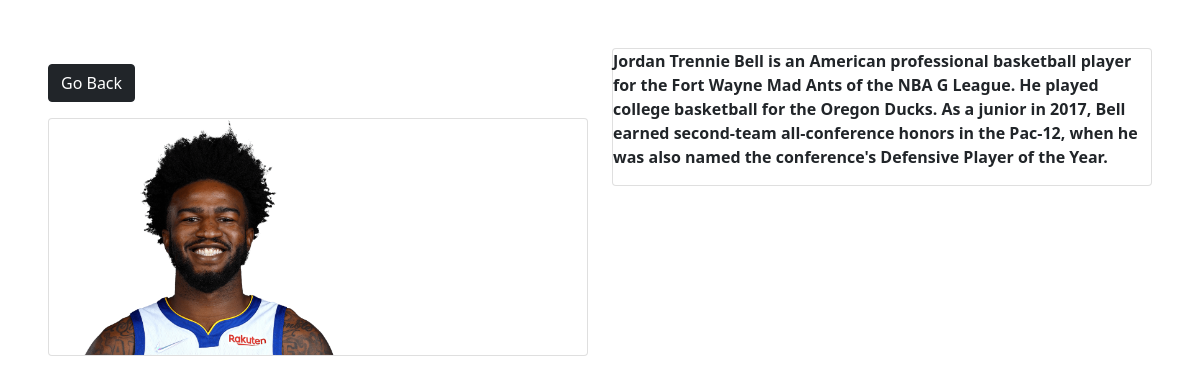
Screenshot of /photo/19/ with the database file from the repository.
### photos/models.py (models this page shows, shortened)
class Photo(models.Model):
    category = models.ForeignKey(Category, on_delete=models.SET_NULL, null=True, blank=True)
    image = models.ImageField(null=False, blank=False)
    description = models.TextField()

### photos/views.py (the view)
# urls.py: path('photo/<str:pk>/', views.viewPhoto, name='photo'), # photo/<str:pk>/ to get photo by id or primary key
def viewPhoto(request, pk):
    photo = Photo.objects.get(id=pk) # get...bcos we are not capturing everything
    return render(request, 'photos/photo.html', {'photo': photo})

### photos/templates/photos/photo.html (shortened to what this page needs)
<!DOCTYPE html>
<html>
<head>
    <link href="https://cdn.jsdelivr.net/npm/bootstrap@5.0.0-beta1/dist/css/bootstrap.min.css" rel="stylesheet"
>
</head>
<body class="m-5">
    <div class="row">
        <div class="col-md-6">
            <a href="{% url 'gallery' %}" class="btn btn-dark my-3">Go Back</a>
            <div class="card">
                <img style="max-width: 60%; max-height: 60%;" src="{{photo.image.url}}" alt="Card image cap">
            </div>
        </div>
        <div class="col-md-6">
            <div class="card">
                <p> <strong> {{photo.description}} </strong></p>
            </div>
        </div>
    </div>
</body>
</html>

### rows the page displays
Photo: image (picture), description "Jordan Trennie Bell is an American professional basketball player for the Fort Wayne Mad Ants of the NBA G League. He played college basketball for the Oregon Ducks. As a junior in 2017, Bell earned second-team all-conference honors in the Pac-12, when he was also named the conference's Defensive Player of the Year."
